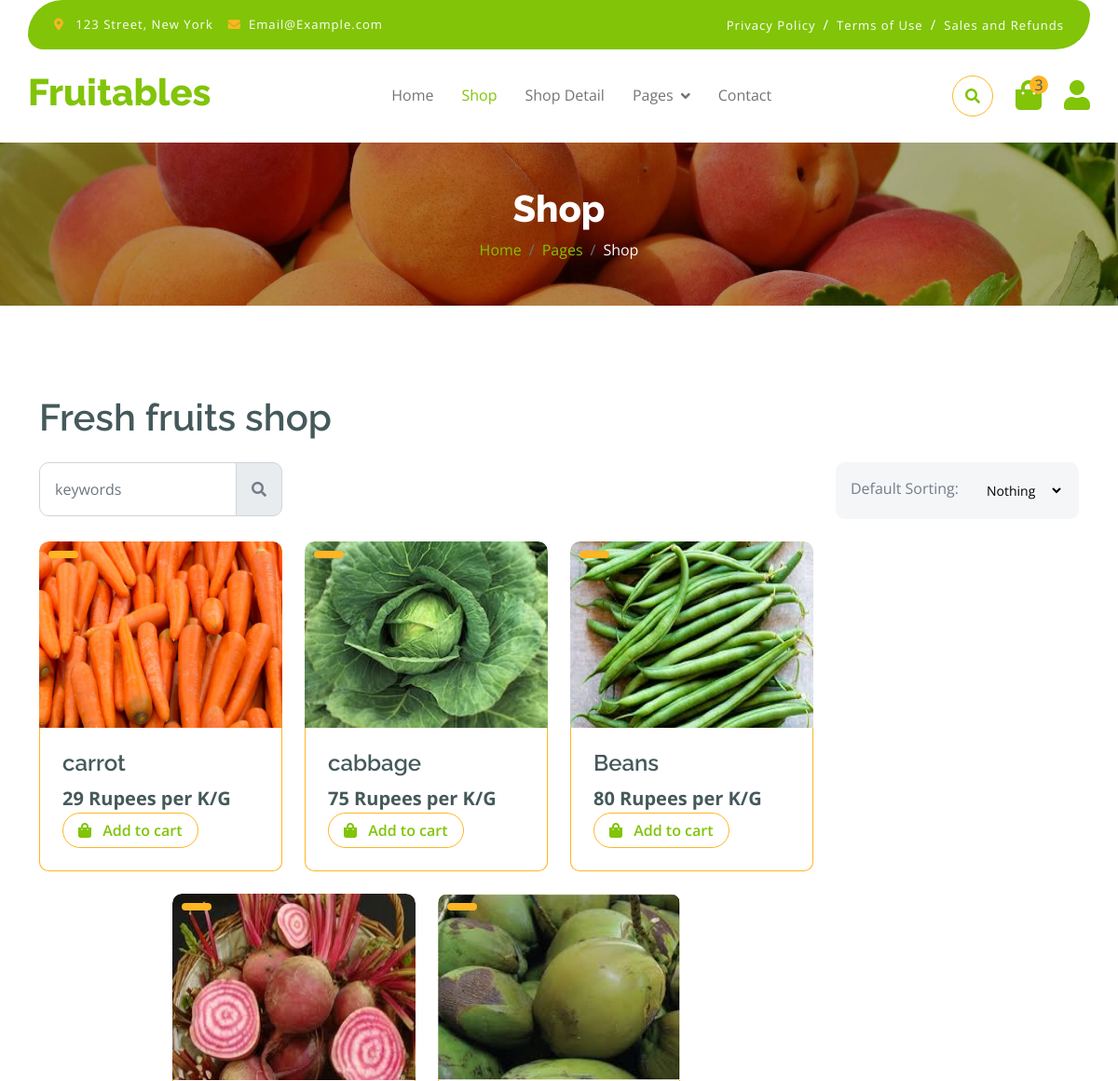
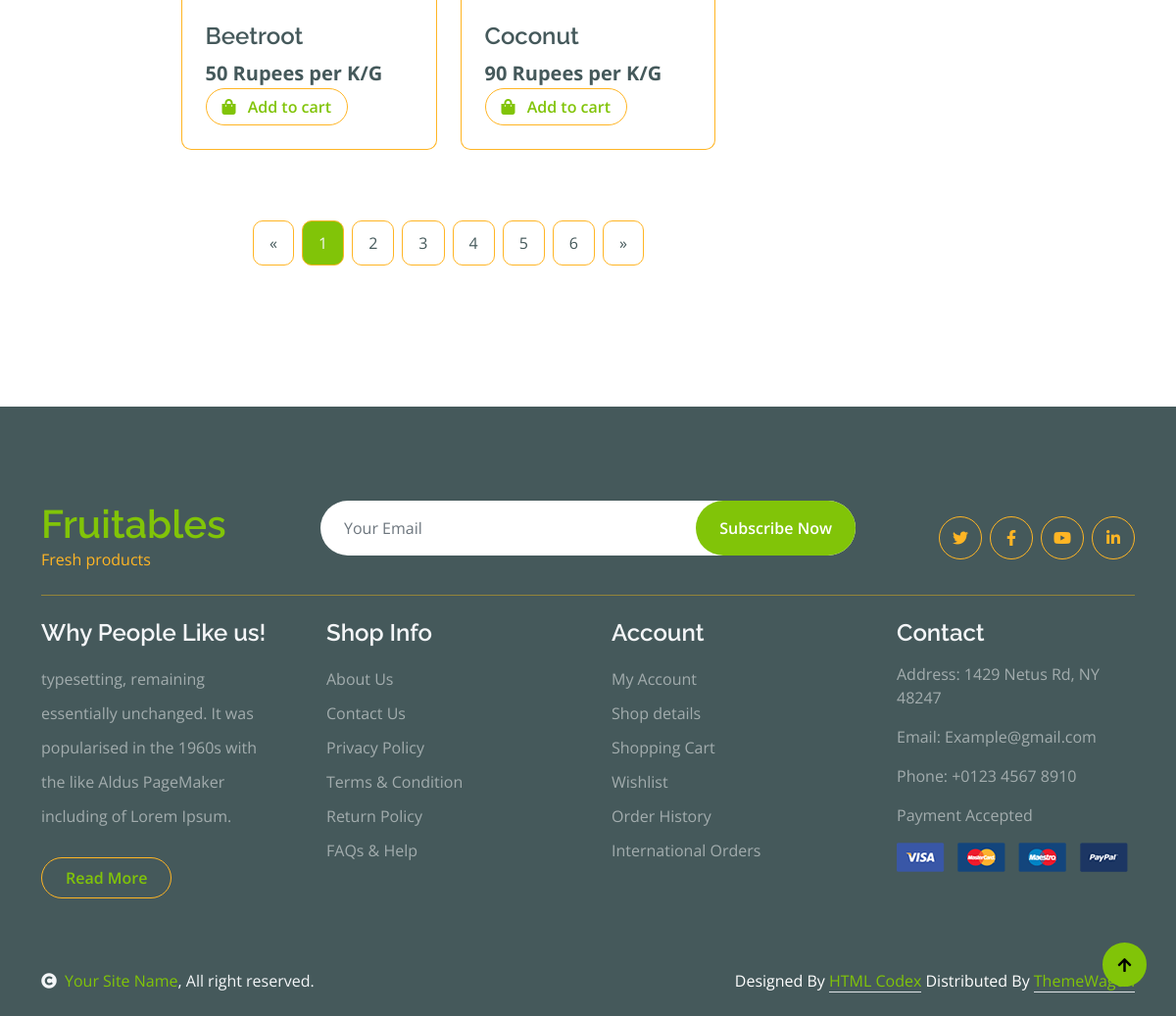
Page /WebApp/Filter_Products/Vegetables/ on the committed database (2 pictures, top to bottom).
### AdminApp/models.py (models this page shows)
class ProductDB(models.Model):
    Name = models.CharField(max_length=200, null=True, blank=True)
    Product = models.CharField(max_length=200, null=True, blank=True)
    Price = models.IntegerField(null=True, blank=True)
    Description = models.CharField(max_length=200, null=True, blank=True)
    Quantity = models.IntegerField(null=True, blank=True)
    Image = models.ImageField(upload_to="Image", null=True, blank=True)

### WebApp/views.py (the view)
# urls.py: path('Filter_Products/<ct_name>/', views.Filter_Products, name='Filter_Products'),
def Filter_Products(request, ct_name):
    pro = ProductDB.objects.filter(Name=ct_name)
    return render(request, 'Filtered_Products.html', {'pro': pro})

### WebApp/templates/Filtered_Products.html (shortened to what this page needs)
<!DOCTYPE html>
{% load static %}
<html lang="en">
    <head>
        <link rel="stylesheet" href="https://use.fontawesome.com/releases/v5.15.4/css/all.css"/>
        <link href="https://cdn.jsdelivr.net/npm/bootstrap-icons@1.4.1/font/bootstrap-icons.css" rel="stylesheet">
        <link href="{% static '/User/lib/lightbox/css/lightbox.min.css' %}" rel="stylesheet">
        <link href="{% static '/User/lib/owlcarousel/assets/owl.carousel.min.css' %}" rel="stylesheet">
        <link href="{% static '/User/css/bootstrap.min.css' %}" rel="stylesheet">
        <link href="{% static '/User/css/style.css' %}" rel="stylesheet">
    </head>
    <body>
        <div class="container-fluid fixed-top">
            <div class="container topbar bg-primary d-none d-lg-block">
                <div class="d-flex justify-content-between">
                    <div class="top-info ps-2">
                        <small class="me-3"><i class="fas fa-map-marker-alt me-2 text-secondary"></i> <a href="#" class="text-white">123 Street, New York</a></small>
                        <small class="me-3"><i class="fas fa-envelope me-2 text-secondary"></i><a href="#" class="text-white">Email@Example.com</a></small>
                    </div>
                    <div class="top-link pe-2">
                        <a href="#" class="text-white"><small class="text-white mx-2">Privacy Policy</small>/</a>
                        <a href="#" class="text-white"><small class="text-white mx-2">Terms of Use</small>/</a>
                        <a href="#" class="text-white"><small class="text-white ms-2">Sales and Refunds</small></a>
                    </div>
                </div>
            </div>
            <div class="container px-0">
                <nav class="navbar navbar-light bg-white navbar-expand-xl">
                    <a href="index.html" class="navbar-brand"><h1 class="text-primary display-6">Fruitables</h1></a>
                    <div class="collapse navbar-collapse bg-white" id="navbarCollapse">
                        <div class="navbar-nav mx-auto">
                            <a href="index.html" class="nav-item nav-link">Home</a>
                            <a href="shop.html" class="nav-item nav-link active">Shop</a>
                            <a href="shop-detail.html" class="nav-item nav-link">Shop Detail</a>
                            <div class="nav-item dropdown">
                                <a href="#" class="nav-link dropdown-toggle" data-bs-toggle="dropdown">Pages</a>
                            </div>
                            <a href="contact.html" class="nav-item nav-link">Contact</a>
                        </div>
                        <div class="d-flex m-3 me-0">
                            <button class="btn-search btn border border-secondary btn-md-square rounded-circle bg-white me-4" data-bs-toggle="modal" data-bs-target="#searchModal"><i class="fas fa-search text-primary"></i></button>
                            <a href="#" class="position-relative me-4 my-auto">
                                <i class="fa fa-shopping-bag fa-2x"></i>
                                <span class="position-absolute bg-secondary rounded-circle d-flex align-items-center justify-content-center text-dark px-1" style="top: -5px; left: 15px; height: 20px; min-width: 20px;">3</span>
                            </a>
                            <a href="#" class="my-auto">
                                <i class="fas fa-user fa-2x"></i>
                            </a>
                        </div>
                    </div>
                </nav>
            </div>
        </div>
        <div class="container-fluid page-header py-5">
            <h1 class="text-center text-white display-6">Shop</h1>
            <ol class="breadcrumb justify-content-center mb-0">
                <li class="breadcrumb-item"><a href="#">Home</a></li>
                <li class="breadcrumb-item"><a href="#">Pages</a></li>
                <li class="breadcrumb-item active text-white">Shop</li>
            </ol>
        </div>
        <div class="container-fluid fruite py-5">
            <div class="container py-5">
                <h1 class="mb-4">Fresh fruits shop</h1>
                <div class="row g-4">
                    <div class="col-lg-12">
                        <div class="row g-4">
                            <div class="col-xl-3">
                                <div class="input-group w-100 mx-auto d-flex">
                                    <input type="search" class="form-control p-3" placeholder="keywords" aria-describedby="search-icon-1">
                                    <span class="input-group-text p-3"><i class="fa fa-search"></i></span>
                                </div>
                            </div>
                            <div class="col-6"></div>
                            <div class="col-xl-3">
                                <div class="bg-light ps-3 py-3 rounded d-flex justify-content-between mb-4">
                                    <label for="fruits">Default Sorting:</label>
                                    <select id="fruits" name="fruitlist" class="border-0 form-select-sm bg-light me-3">
                                        <option value="volvo">Nothing</option>
                                    </select>
                                </div>
                            </div>
                        </div>
                        <div class="row g-4">
                            <div class="col-lg-9">
                                <div class="row g-4 justify-content-center">
                                     {% for d in pro %}
                                    <div class="col-md-6 col-lg-6 col-xl-4">
                                        <div class="rounded position-relative fruite-item">
                                            <div class="fruite-img">
                                                <a href="{% url 'Single_Product' p_id=d.id %}">
                                                <img src="{{ d.Image.url }}" height="200px" class=" w-100 rounded-top" alt="">
                                                </a>
                                            </div>
                                            <div class="text-white bg-secondary px-3 py-1 rounded position-absolute" style="top: 10px; left: 10px;">{{d.Product.url}}</div>
                                            <div class="p-4 border border-secondary border-top-0 rounded-bottom">
                                                <h4>{{d.Product}}</h4>
                                                <div class="d-flex justify-content-between flex-lg-wrap">
                                                    <p class="text-dark fs-5 fw-bold mb-0">{{d.Price}} Rupees per K/G</p>
                                                    <a href="#" class="btn border border-secondary rounded-pill px-3 text-primary"><i class="fa fa-shopping-bag me-2 text-primary"></i> Add to cart</a>
                                                </div>
                                            </div>
                                        </div>
                                    </div>
                                    {% endfor %}
                                    <div class="col-12">
                                        <div class="pagination d-flex justify-content-center mt-5">
                                            <a href="#" class="rounded">&laquo;</a>
                                            <a href="#" class="active rounded">1</a>
                                            <a href="#" class="rounded">2</a>
                                            <a href="#" class="rounded">3</a>
                                            <a href="#" class="rounded">4</a>
                                            <a href="#" class="rounded">5</a>
                                            <a href="#" class="rounded">6</a>
                                            <a href="#" class="rounded">&raquo;</a>
                                        </div>
                                    </div>
                                </div>
                            </div>
                        </div>
                    </div>
                </div>
            </div>
        </div>
        <div class="container-fluid bg-dark text-white-50 footer pt-5 mt-5">
            <div class="container py-5">
                <div class="pb-4 mb-4" style="border-bottom: 1px solid rgba(226, 175, 24, 0.5) ;">
                    <div class="row g-4">
                        <div class="col-lg-3">
                            <a href="#">
                                <h1 class="text-primary mb-0">Fruitables</h1>
                                <p class="text-secondary mb-0">Fresh products</p>
                            </a>
                        </div>
                        <div class="col-lg-6">
                            <div class="position-relative mx-auto">
                                <input class="form-control border-0 w-100 py-3 px-4 rounded-pill" type="number" placeholder="Your Email">
                                <button type="submit" class="btn btn-primary border-0 border-secondary py-3 px-4 position-absolute rounded-pill text-white" style="top: 0; right: 0;">Subscribe Now</button>
                            </div>
                        </div>
                        <div class="col-lg-3">
                            <div class="d-flex justify-content-end pt-3">
                                <a class="btn  btn-outline-secondary me-2 btn-md-square rounded-circle" href=""><i class="fab fa-twitter"></i></a>
                                <a class="btn btn-outline-secondary me-2 btn-md-square rounded-circle" href=""><i class="fab fa-facebook-f"></i></a>
                                <a class="btn btn-outline-secondary me-2 btn-md-square rounded-circle" href=""><i class="fab fa-youtube"></i></a>
                                <a class="btn btn-outline-secondary btn-md-square rounded-circle" href=""><i class="fab fa-linkedin-in"></i></a>
                            </div>
                        </div>
                    </div>
                </div>
                <div class="row g-5">
                    <div class="col-lg-3 col-md-6">
                        <div class="footer-item">
                            <h4 class="text-light mb-3">Why People Like us!</h4>
                            <p class="mb-4">typesetting, remaining essentially unchanged. It was
                                popularised in the 1960s with the like Aldus PageMaker including of Lorem Ipsum.</p>
                            <a href="" class="btn border-secondary py-2 px-4 rounded-pill text-primary">Read More</a>
                        </div>
                    </div>
                    <div class="col-lg-3 col-md-6">
                        <div class="d-flex flex-column text-start footer-item">
                            <h4 class="text-light mb-3">Shop Info</h4>
                            <a class="btn-link" href="">About Us</a>
                            <a class="btn-link" href="">Contact Us</a>
                            <a class="btn-link" href="">Privacy Policy</a>
                            <a class="btn-link" href="">Terms & Condition</a>
                            <a class="btn-link" href="">Return Policy</a>
                            <a class="btn-link" href="">FAQs & Help</a>
                        </div>
                    </div>
                    <div class="col-lg-3 col-md-6">
                        <div class="d-flex flex-column text-start footer-item">
                            <h4 class="text-light mb-3">Account</h4>
                            <a class="btn-link" href="">My Account</a>
                            <a class="btn-link" href="">Shop details</a>
                            <a class="btn-link" href="">Shopping Cart</a>
                            <a class="btn-link" href="">Wishlist</a>
                            <a class="btn-link" href="">Order History</a>
                            <a class="btn-link" href="">International Orders</a>
                        </div>
                    </div>
                    <div class="col-lg-3 col-md-6">
                        <div class="footer-item">
                            <h4 class="text-light mb-3">Contact</h4>
                            <p>Address: 1429 Netus Rd, NY 48247</p>
                            <p>Email: Example@gmail.com</p>
                            <p>Phone: +0123 4567 8910</p>
                            <p>Payment Accepted</p>
                            <img src="img/payment.png" class="img-fluid" alt="">
                        </div>
                    </div>
                </div>
            </div>
        </div>
        <div class="container-fluid copyright bg-dark py-4">
            <div class="container">
                <div class="row">
                    <div class="col-md-6 text-center text-md-start mb-3 mb-md-0">
                        <span class="text-light"><a href="#"><i class="fas fa-copyright text-light me-2"></i>Your Site Name</a>, All right reserved.</span>
                    </div>
                    <div class="col-md-6 my-auto text-center text-md-end text-white">
                        Designed By <a class="border-bottom" href="https://htmlcodex.com">HTML Codex</a> Distributed By <a class="border-bottom" href="https://themewagon.com">ThemeWagon</a>
                    </div>
                </div>
            </div>
        </div>
        <a href="#" class="btn btn-primary border-3 border-primary rounded-circle back-to-top"><i class="fa fa-arrow-up"></i></a>
    </body>
</html>

### rows in the picture
ProductDB: Image (picture), Product "carrot", Price "29"
ProductDB: Image (picture), Product "cabbage", Price "75"
ProductDB: Image (picture), Product "Beans", Price "80"
ProductDB: Image (picture), Product "Beetroot", Price "50"
ProductDB: Image (picture), Product "Coconut", Price "90"
